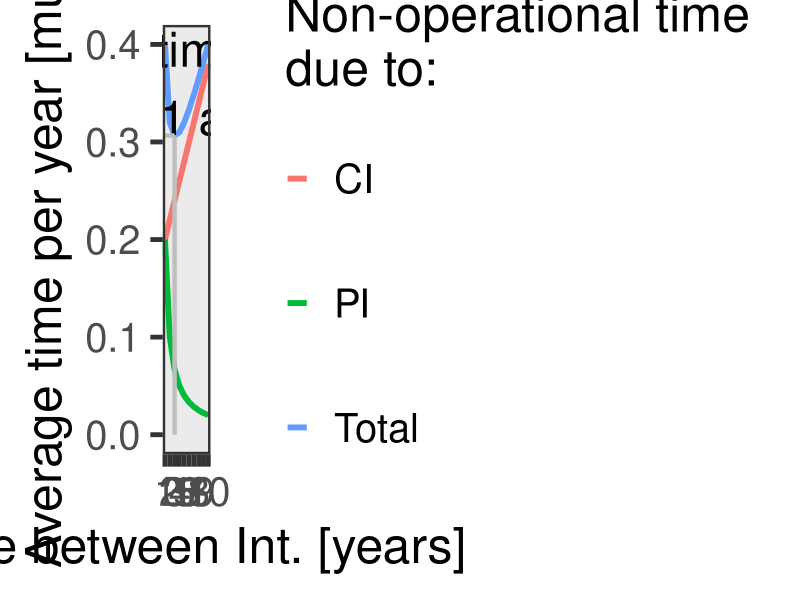
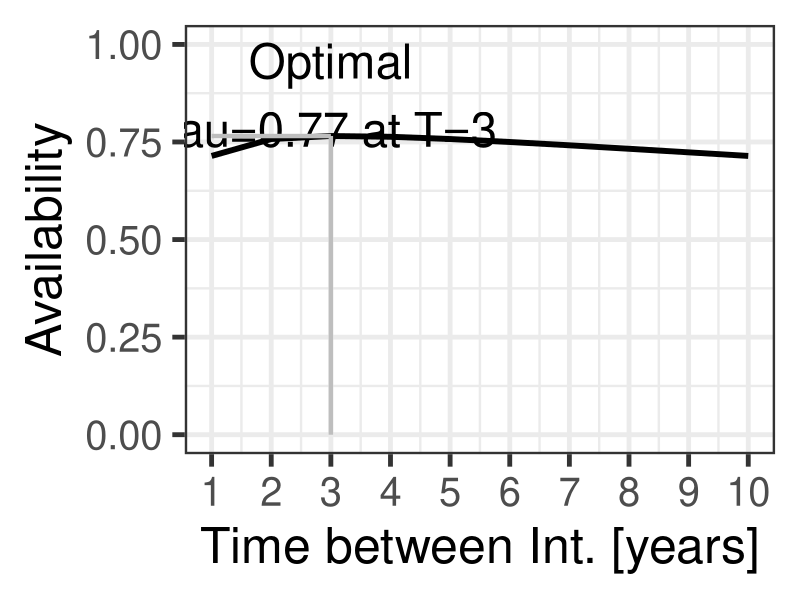

The R source for these figures, in order:
# *-----------------------------------------------------------------
# | PROBLEM NUMBER: 3.2
# | PROBLEM NAME: Road Intervention
# | UPDATE: AE     
# | DESCRIPTION: This problem is the same as Problem 3.1 except we 
# |              set our optimisation goal to maximising 
# |              infrastructure availability, i.e. minimizing 
# |              down-time.
# | 
# | KEYWORDS: Availability, failure, time, time-dependent, down-time
# *-----------------------------------------------------------------

### ------------------DATA AND PACKAGE IMPORT-----------------
rm(list=ls())     # clear the memory and items in R console
library(ggplot2)
library(tidyr)
### ------------------VARIABLE DEFINITION---------------------

## As in Problem 3.1,

# mu0 is the initial value of mu, occurring in year 1. 
# dmu is the annual rate of change of mu

## In addition, 

# t.CI is the Down-Time needed for execution of a Corrective 
# Intervention (CI)
# t.PI is the Down-Time needed for execution of a Preventive 
# Intervention (PI)
# tau is the total expected down time per time unit. We try to 
# maximise tau.

### ---------------VARIABLE INPUT-------------------

mu0   <- 0.2
dmu   <- 0.02
t.CI  <- 1 
t.PI  <- 0.2 

### ---------------PROGRAM OUTPUT-------------------

## We now define the outputs of our program in order to solve.  
## T is defined as the total operational time in
## between renewals. The renewal period counts the total down-time 
## (tn.t) as well.
## Total down-time consists of the parts of CI (tn.CI) and PI (tn.PI)

# General and miscellaneous definitions
T.max <- 10 # defines a maximum number of years for observed period
unit  <- 1 # Scales plot

# Define empty matrices and function for time- and age-dependent 
# models
# linear function of mean amount of failures.
mu = function(a,b,x){(a+b*(x-1))} 
# the corrective intervention time per unit of time
tn.CI  <- matrix(nrow=T.max) 
# the preventive intervention time per unit of time
tn.PI  <- matrix(nrow=T.max) 
# the mean number of failures in time period T
m     <- matrix(nrow=T.max) 
# expected availability per unit of time
tau   <- matrix(nrow=T.max) 
# Total down-time
tn.t   <- matrix(nrow=T.max) 

### ------------------CALCULATIONS-------------------

for (T in 1:T.max)
{
  m[T]      <- T*mu(mu0,dmu,T) 
  tn.CI[T]   <- t.CI*m[T]/T
  tn.PI[T]   <- t.PI/T
  tn.t[T]    <- tn.CI[T]+tn.PI[T] 
  tau[T]    <- T/(T+t.CI*m[T]+t.PI)
}
result <- data.frame(m,tn.PI,tn.CI,tn.t,tau)
result <- cbind(1:T.max,result)
names(result) <- c("t","m","tn.PI","tn.CI","tn.t","tau")

print(result)

### --------------------PLOT--------------------

results <- result[,c(1,3:5)]
resultstau <- result[,c(1,6)]
resultstidy <- gather(results
                      ,tn.CI,tn.PI,tn.t
                      ,key="key",value="value")

optlines <- data.frame(key = c("z","z")
                       , x0 = c(min(result$t)
                                ,which.min(result$tn.t))
                       , x1 = c(which.min(result$tn.t)
                                ,which.min(result$tn.t))
                       , y0 = c(min(result$tn.t),min(result$tn.t))
                       , y1 = c(min(result$tn.t),0))

plottn <- ggplot(data=resultstidy,aes(x=t,y=value
                                      ,group=key,color=key)) + 
  geom_line(size=2) + 
  scale_colour_hue(name="Non-operational time\ndue to:",      
                   breaks=c("tn.CI", "tn.PI", "tn.t"),
                   labels=c("\nCI\n"
                            , "\nPI\n"
                            , "\nTotal\n")
  )  +                  
  scale_linetype_discrete(name="Type of cost") +
  scale_x_continuous(breaks = seq(0, max(resultstidy$t), by = 1)) +
  xlab("Time between Int. [years]") + 
  ylab("Average time per year [mu/yr]") + # Set axis labels
  theme_bw(base_size=36) + 
  annotate("text", x = 3, y = 0.36
           , label = "Optimal\nt.n=0.31 at T=3"
           , size=12,color="black")
plottn +
  geom_segment(aes(x = x0, y = y0
                   , xend = x1, yend = y1)
               , data = optlines
               , size = 1.5
               , color= "grey") # Also draw lines to optimal point
dev.copy(png,'E3-02_tn.png',width=2000,height=1330)
dev.off()

# Plot availability

optlines <- data.frame(key = c("z","z")
                       , x0 = c(min(resultstau$t)
                                ,which.max(resultstau$tau))
                       , x1 = c(which.max(resultstau$tau)
                                ,which.max(resultstau$tau))
                       , y0 = c(max(resultstau$tau)
                                ,max(resultstau$tau))
                       , y1 = c(max(resultstau$tau),0))

plottau <- ggplot(data=resultstau,aes(x=t,y=tau)) + 
  geom_line(size=2) + 
  scale_x_continuous(breaks = seq(0, max(resultstau$t), by = 1)) +
  xlab("Time between Int. [years]") + 
  ylab("Availability") + # Set axis labels
  ylim(0,1) +
  theme_bw(base_size=36) + 
  annotate("text", x = 3, y = 0.87
           , label = "Optimal\ntau=0.77 at T=3"
           , size=12,color="black")
plottau +
  geom_segment(aes(x = x0, y = y0
                   , xend = x1, yend = y1)
               , data = optlines
               , size = 1.5
               , color= "grey") # Also draw lines to optimal point
dev.copy(png,'E3-02_tau.png',width=2000,height=1330)
dev.off()

### ------------------PLOT END-------------------

# END
